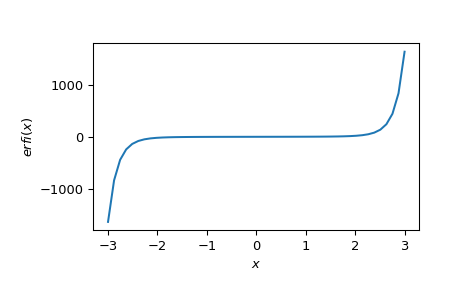

Here is the Python script that generated this plot:
from scipy import special
import matplotlib.pyplot as plt
x = np.linspace(-3, 3)
plt.plot(x, special.erfi(x))
plt.xlabel('$x$')
plt.ylabel('$erfi(x)$')
plt.show()
